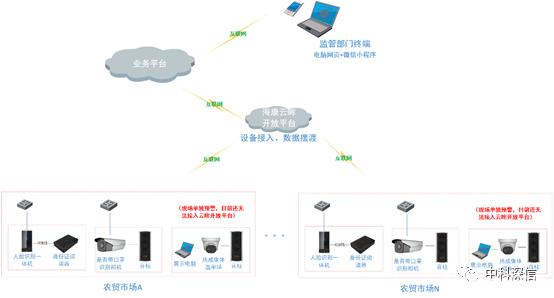
#> input picture face_mask/face/face_00000481.jpg, 554 x 298 px
$ python myeyeDetect.py
#> lines starting #> are read from the running program, lines starting #| are printed output that depends on the picture; after the words box and inside, x2 and y2 are one past the last pixel; in counts of white or black regions, pixels touching at a corner belong together
### face_mask/imghdr.py
#!/usr/bin/env python
# -*- encoding: utf-8 -*-
'''
@File    :   imghdr.py
@Version :   1.0
@Author  :   2014Vee
@Contact :   1976535998@qq.com
@License :   (C)Copyright 2014Vee From UESTC
@Modify Time :   2020/2/22 21:33
@Desciption  :   None
'''


"""Recognize image file formats based on their first few bytes."""

from os import PathLike

__all__ = ["what"]

#-------------------------#
# Recognize image headers #
#-------------------------#

def what(file, h=None):
#> called with file = './face/face_00000481.jpg'
    f = None
    try:
        if h is None:
            if isinstance(file, (str, PathLike)):
                f = open(file, 'rb')
                h = f.read(32)
            else:
                location = file.tell()
                h = file.read(32)
                file.seek(location)
        for tf in tests:
            res = tf(h, f)
            if res:
                return res
    finally:
        if f: f.close()
    return None


#---------------------------------#
# Subroutines per image file type #
#---------------------------------#

tests = []

def test_jpeg(h, f):
    """JPEG data in JFIF or Exif format"""
    if h[6:10] in (b'JFIF', b'Exif'):
        return 'jpeg'

tests.append(test_jpeg)

def test_png(h, f):
    if h.startswith(b'\211PNG\r\n\032\n'):
        return 'png'

tests.append(test_png)

# [4 lines left out: function test_gif, not called in this run]

tests.append(test_gif)

# [4 lines left out: function test_tiff, not called in this run]

tests.append(test_tiff)

# [4 lines left out: function test_rgb, not called in this run]

tests.append(test_rgb)

# [5 lines left out: function test_pbm, not called in this run]

tests.append(test_pbm)

# [5 lines left out: function test_pgm, not called in this run]

tests.append(test_pgm)

# [5 lines left out: function test_ppm, not called in this run]

tests.append(test_ppm)

# [4 lines left out: function test_rast, not called in this run]

tests.append(test_rast)

# [4 lines left out: function test_xbm, not called in this run]

tests.append(test_xbm)

def test_bmp(h, f):
    if h.startswith(b'BM'):
        return 'bmp'

tests.append(test_bmp)

def test_webp(h, f):
    if h.startswith(b'RIFF') and h[8:12] == b'WEBP':
        return 'webp'

tests.append(test_webp)

def test_exr(h, f):
    if h.startswith(b'\x76\x2f\x31\x01'):
        return 'exr'

tests.append(test_exr)

#--------------------#
# Small test program #
#--------------------#

# [35 lines left out: functions test, testall, not called in this run]

# [2 lines that do not run on import are left out]

### face_mask/myeyeDetect.py
#!/usr/bin/env python
# -*- coding: utf-8 -*-
# @Author  : 2014Vee

import os
import numpy
from PIL import Image, ImageDraw
import cv2
import imghdr

# img = cv2.imread("./face/7.jpg")
filePath = "./face/face_00000481.jpg"
img1 = imghdr.what(filePath)

print(img1)

print(type(img1))

# 对于imread无法读取中文路径的解决办法
print(os.path.exists(filePath))
img = cv2.imdecode(numpy.fromfile(filePath,dtype=numpy.uint8),-1)
#> img is the input picture: shape (298, 554, 3); mean B, G, R 246.4, 245.9, 245.3
print("img:", img)
#> (printed output is left out)
print("shape of img", img.shape)
#| shape of img (298, 554, 3)
print("len(img)", len(img))
#| len(img) 298

#定义分类器（人眼识别）
classifier_eye = cv2.CascadeClassifier("./haarcascade_eye.xml")

#检测器识别眼睛
# 检测器：detectMultiScale参数（图像，每次缩小图像的比例，匹配成功所需要的周围矩形框的数目，检测的类型，匹配物体的大小范围）
faceRects_eye = classifier_eye.detectMultiScale(img, 1.2, 2, cv2.CASCADE_SCALE_IMAGE, (20, 20))
#> faceRects_eye = [[240, 126, 24, 24]]
print("faceRects", len(faceRects_eye))
#| faceRects 1

#检测到眼睛后循环
if len(faceRects_eye) > 0:
    # 定义一个列表存放两只眼睛坐标
    eye_tag = []
    for faceRect_eye in faceRects_eye:
        x1, y1, w1, h2 = faceRect_eye
        # 画出眼睛区域
        cv2.rectangle(img, (int(x1), int(y1)), (int(x1) + int(w1), int(y1) + int(h2)), (0, 255, 0), 2, 0)
        # 定义a变量获取眼睛坐标
        a = (y1, y1 + h2, x1, x1 + w1)
        # 通过append存入数组a中
        eye_tag.append(a)
#> this loop made 1 pass
#> (x1, y1, w1, h2, a) on pass 1: (240, 126, 24, 24, (126, 150, 240, 264))
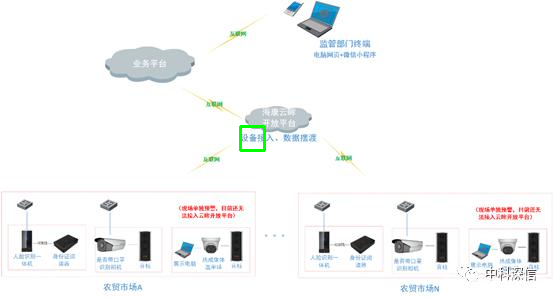
#> img: shape (298, 554, 3); 0.17% of pixels changed, all inside (x1, y1, x2, y2) = (239, 125, 266, 152)
#> after the loop, eye_tag = [(126, 150, 240, 264)]

    cv2.imwrite("./face/h6.jpg", img)

    # 存放为ndarray数组类型，输入内容为[[x1 y1 x1+w y1+h][x1 y1 x1+w y1+h]...],后面会获取多维数组的下标来替换数值
    n_eyetag = numpy.array(eye_tag)
#> n_eyetag = [[126, 150, 240, 264]]
# cv2.imshow('eye', img)
# cv2.waitKey(0)
